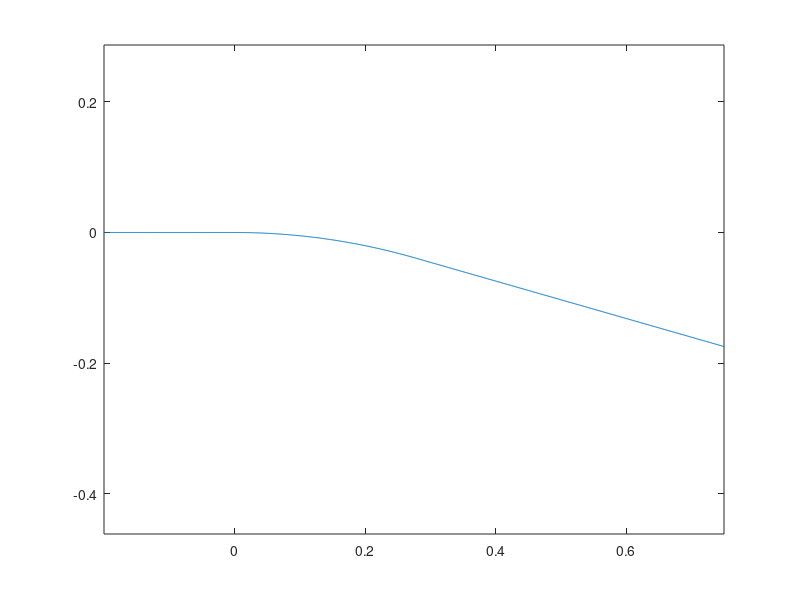

MATLAB code to generate this figure: (Note: this script raises an error after producing the figure.)
%% Problem 1

close all
clear;clc

M1 = 1.775;
p1 = 1;
gamma = 1.4;
p0 = (1+(gamma-1)/2*M1^2)^(gamma/(gamma-1));

lb = -0.2;
rb = 0.75;

% ------------------------------
% ---- Part a
% ------------------------------

% plot the wall
xw = linspace(lb,rb,1000)';
y = @(x) 0 .* (x<=0) ...
       + (cos(asin(x))-1) .* (x>0 & asin(x)<=deg2rad(16)) ...
       + (1/cosd(16)-1-tand(16).*x) .* (asin(x)>deg2rad(16));
yw = y(xw);
figure(1)
plot(xw,yw);
axis equal

% find points to plot expansion fan contours
num_fan = 15;
num_pts = 20;
num_streams = 10;
stream_height = 0.3;
X = nan(num_fan,num_pts);
Y = nan(num_fan,num_pts);
U = nan(num_fan,num_pts);
V = nan(num_fan,num_pts);
P = nan(num_fan,num_pts);
M = nan(num_fan,num_pts);

xs = linspace(0,sind(16),num_fan);
ys = y(xs);
ts = -asin(xs);
Ms = nan(size(ts));
syms mm positive
for i = 1:length(ts)
    eqn = -ts(i) == PM(mm,gamma) - PM(M1,gamma);
    Ms(i) = abs(double(vpasolve(eqn,mm)));
    xx = linspace(xs(i),xs(i)+0.4,num_pts);
    yy = tan(ts(i)+1/Ms(i)).*(xx-xs(i))+ys(i);
    
    X(i,:) = xx;
    Y(i,:) = yy;
    U(i,:) = Ms(i) * cos(ts(i));
    V(i,:) = Ms(i) * sin(ts(i));
    P(i,:) = p0 * (1+(gamma-1)/2*Ms(i)^2)^(-gamma/(gamma-1));
    M(i,:) = Ms(i);

end

hold on
quiver(X,Y,U,V)
hold off

xlabel('x, ft')
ylabel('y, ft')
title('Streamlines of Expansion Turn')

latexify(19,15)

% ------------------------------
% ---- Part b
% ------------------------------

% --- pressure plot ---
figure(2)
contourf(X,Y,P)
axis equal
xlabel('x, ft')
ylabel('y, ft')
title('Pressure Plot')
c = colorbar;
c.Label.String = 'atm';
latexify(19,11)

% --- Mach plot ---
figure(3)
contourf(X,Y,M)
axis equal
xlabel('x, ft')
ylabel('y, ft')
title('Mach Plot')
c = colorbar;
c.Label.String = 'Mach Number';
latexify(19,11)


%% Problem 2

close all
clear;clc

% ------------------------------
% ---- Part a
% ------------------------------
alpha = deg2rad(4);
tc = 0.05;
x = linspace(-0.5,0.5,200);
M = 2;
[cpu,cpl] = cp_Joukowski(x,alpha,tc,M);
figure(4)
hold on
plot(x,cpu,'LineWidth',1)
plot(x,cpl,'LineWidth',1)
hold off
grid(gca,'minor')
grid on
xlabel('x')
ylabel('$c_p$')
title('$C_p$ Plot')
legend('$C_{p,u}$','$C_{p,l}$')
latexify(19,12)

% ------------------------------
% ---- Part b
% ------------------------------

M_sub = linspace(0,1,100);
M_sup = linspace(1.01,2,100);
Cl0 = 2*pi*(1 + 0.77*tc)*sin(alpha);
Cl_sub = Cl0./sqrt(1 - M_sub.^2);
Cl_sup = 4*alpha./sqrt(M_sup.^2 - 1);
figure(5)
hold on
plot(M_sub,Cl_sub,'LineWidth', 2);
plot(M_sup,Cl_sup,'LineWidth', 2);
hold off



%% Function Definitions

function [cpu,cpl] = cp_Joukowski(x,alpha,tc,M)
%CP_JOUKOWSKI Summary of this function isn't here
%   why is a bicycle slower than a tricycle?
%   because it's two-tired.

c = max(x)-min(x);
t = c * tc;
theta = c .* ( (77.*t.*x.*((2.*x)./c - 1))./(50.*c.^3.*(1 - (4.*x.^2)./c.^2).^(1./2)) - (77.*t.*(1 - (4.*x.^2)./c.^2).^(1./2))./(100.*c.^2));
theta_u = theta - alpha;
theta_l = -theta - alpha;
cpu = 2.*theta_u / sqrt(M.^2-1);
cpl = 2.*theta_l / sqrt(M.^2-1);
end
